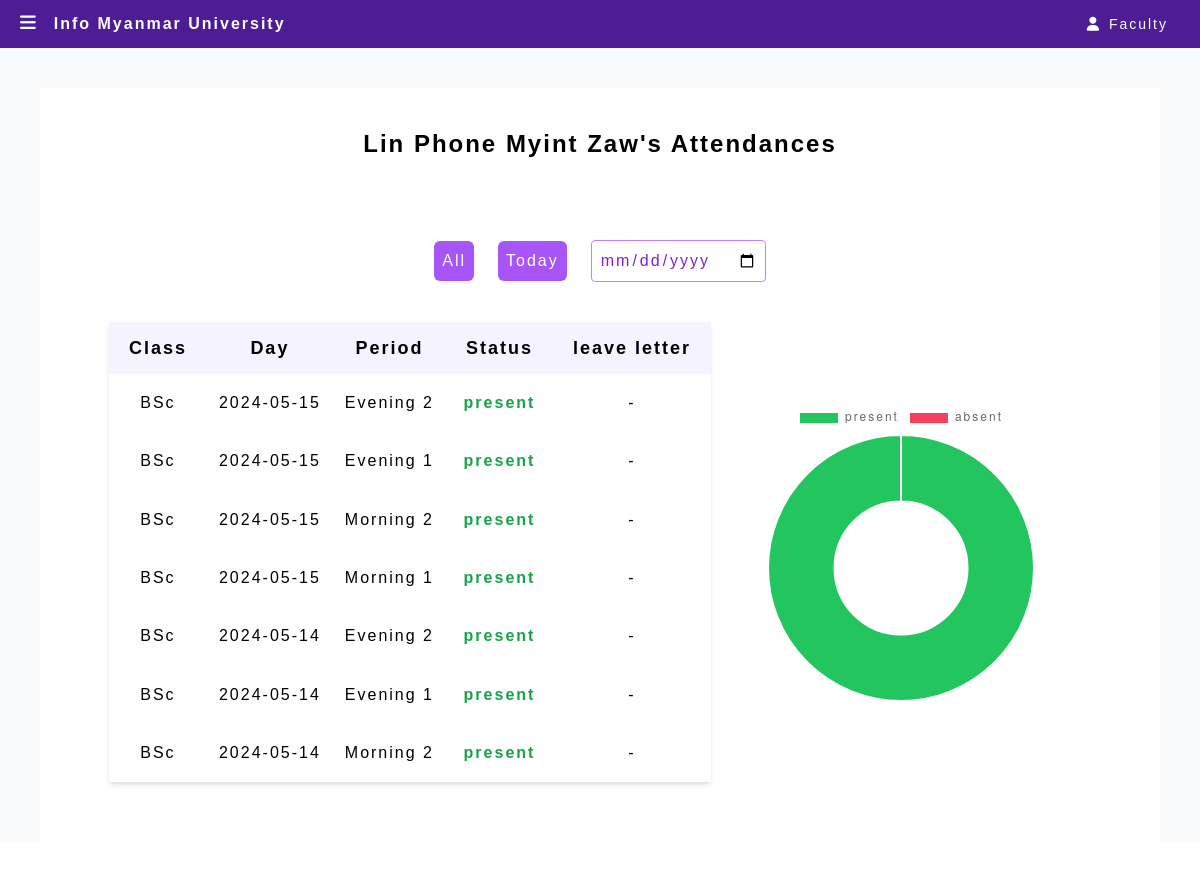
/eachAttendance/1 (signed in), run on an earlier commit of the app's database.
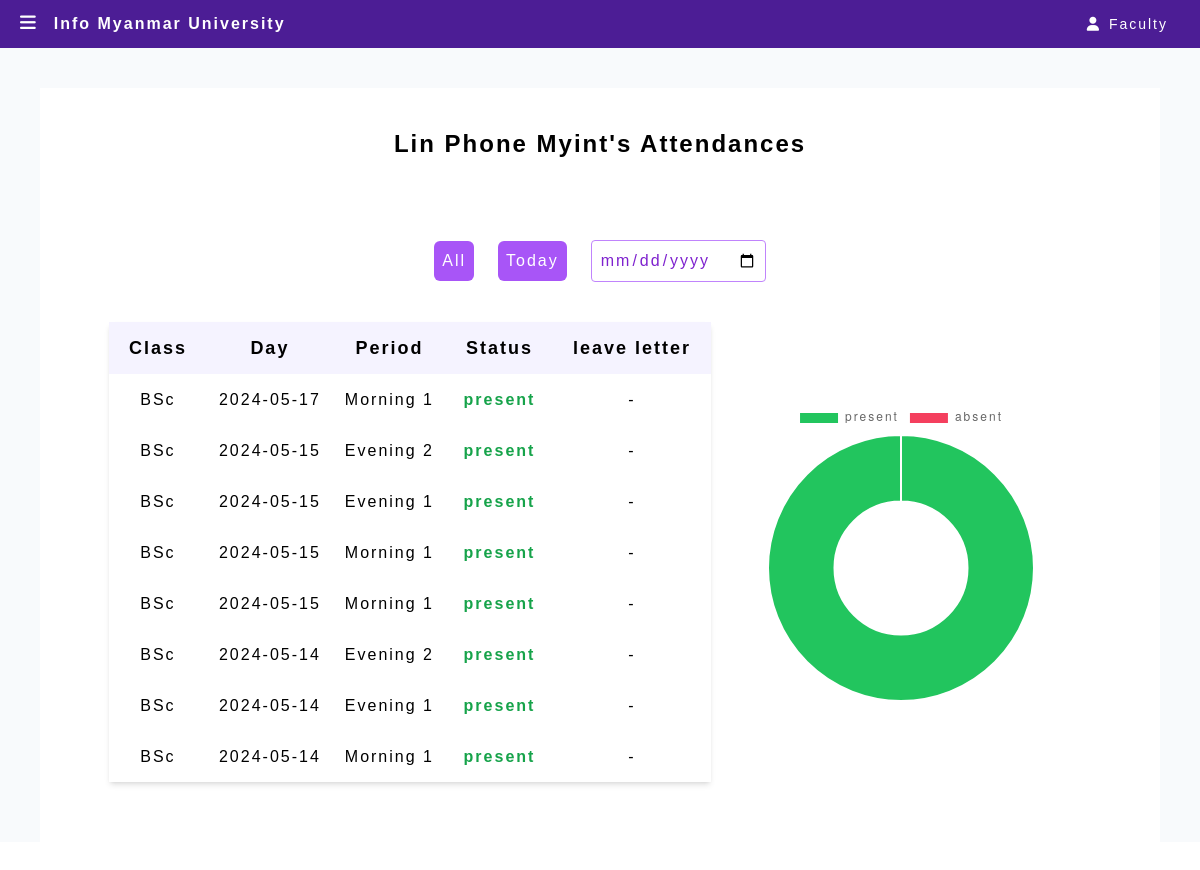
And on a later commit of the database.
### Website/models.py (models this page shows)
class Student(db.Model, UserMixin): # user object
    id = db.Column(db.Integer, primary_key=True)
    email = db.Column(db.String(150), unique=True)
    name = db.Column(db.String(150))
    password = db.Column(db.String(150))
    year = db.Column(db.Integer, db.ForeignKey('year.id'))
    batch = db.Column(db.String(150))
    phone = db.Column(db.String(150))
    profile = db.Column(db.String(300))
    attendances = db.relationship('Attendance')

class Year(db.Model):
    id = db.Column(db.Integer, primary_key=True)
    year_name = db.Column(db.String(150))
    students = db.relationship('Student')
    attendances = db.relationship('Attendance')

class Attendance(db.Model):
    id = db.Column(db.Integer, primary_key=True)
    date = db.Column(db.String(150))
    leave_letter = db.Column(db.String(1000))
    status = db.Column(db.Integer)
    student_id = db.Column(db.Integer, db.ForeignKey('student.id'))
    year_id = db.Column(db.Integer, db.ForeignKey('year.id'))
    period_id = db.Column(db.Integer, db.ForeignKey("period.id"))

class Period(db.Model):
    id = db.Column(db.Integer, primary_key=True)
    period_name = db.Column(db.String(150))
    period_time = db.Column(db.String(150))
    attendances = db.relationship('Attendance')

### app.py (the view)
@app.route('/eachAttendance/<int:stid>', methods=['GET', 'POST'])
def eachAttendance(stid):
    if 'admin_id' not in session:
        return redirect(url_for('adminLogin'))
    else:
        return eachattendance(stid)

### Website/templates/eachAttendance.html (shortened to what this page needs)
{% extends "adminlayout.html" %}  {% block content %}
<div
  class="m-10 p-5 flex flex-col justify-center items-center bg-white overflow-x-auto"
>
  <h3 class="mt-5 text-2xl font-semibold mb-10 text-center">
    {{ student.name }}'s Attendances
  </h3>
  <div class="my-10 flex flex-col justify-center items-center">
    <div class="mb-10 flex flex-col md:flex-row items-center">
      <a
        href="/eachAttendance/{{ student.id }}"
        class="mx-3 p-2 h-10 bg-purple-500 text-white rounded-md hover:bg-purple-600 focus:outline-none focus:bg-purple-600"
        >All</a
      >
      <a
        href="/filterbyToday/{{ student.id }}"
        class="mx-3 p-2 h-10 bg-purple-500 text-white rounded-md hover:bg-purple-600 focus:outline-none focus:bg-purple-600"
        >Today</a
      >
      <form id="dateForm" class="mx-3" method="POST">
        <input
          type="date"
          value="{{ datevalue }}"
          onchange="this.form.submit()"
          class="border border-purple-400 text-purple-700 p-2 rounded w-full focus:outline-none focus:border-purple-800"
          id="customdate"
          name="customdate"
        />
      </form>
    </div>
    <div class="flex">
      <table class="text-center shadow-md">
        <thead class="bg-violet-50 text-lg font-semibold">
          <tr>
            <th class="py-3 px-5">Class</th>
            <th class="py-3 px-5">Day</th>
            <th class="py-3 px-5">Period</th>
            <th class="py-3 px-5">Status</th>
            <th class="py-3 px-5">leave letter</th>
          </tr>
        </thead>
        <tbody id="student-table-body">
          {% for attendance in attendances: %}
          <tr>
            <td class="p-3">{{ years[attendance.year_id] }}</td>
            <td class="p-3">{{ attendance.date }}</td>
            <td class="p-3">{{ period[attendance.period_id] }}</td>
            <td
              class="p-3 font-semibold {% if attendance.status == 'absent' %} text-red-500 {% else %} text-green-600 {% endif %}"
            >
              {{ attendance.status }}
            </td>
            <td class="p-3">{{ attendance.leave_letter }}</td>
          </tr>
          {% endfor %}
        </tbody>
      </table>
      <div class="mx-10 my-20" style="width: 300px">
        <canvas id="piechart"></canvas>
      </div>
    </div>
  </div>
</div>
<script>
  var ctx = document.getElementById('piechart');
  const statuslabelarr = {{ statuslabels | tojson }};
  var myChart = new Chart(ctx, {
      type: 'doughnut',
      data: {
          labels: statuslabelarr,
          datasets: [{
              label: 'Attendances',
              data: {{ statusvalues }},
              backgroundColor: [
              'rgb(34 197 94)',
              'rgb(244 63 94)',
              ],
             hoverOffset: 4
          }]
      },
  });
</script>
{% endblock %}

What changed in the data, as far as the page shows it:
changed Student: name "Lin Phone Myint Zaw" → "Lin Phone Myint"
added Attendance: {{ years[attendance.year_id] }} "BSc", date "2024-05-17", status "present", leave_letter "-"
now on this page (row edited): Period: period_name "Morning 1"
changed through a linked row, Attendance (number 4 of 8 on the later page): period.period_name "Morning 2" → (not shown)
changed through a linked row, Attendance (number 8 of 8 on the later page): period.period_name "Morning 2" → (not shown)
